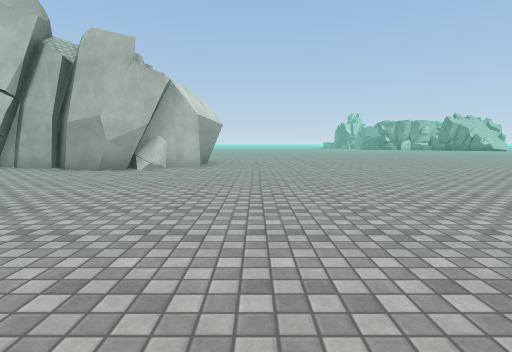
view 1 (above)

24 first-person views from a walk through a 3-D level made in the Unity game engine. The camera is 1.2 m above the floor, tilts 6° down and sees 80° across. The floor is counted in squares, 2 m on a side. Each view is taken from the middle of a square. On the plan, view 1 faces up. The plan holds only what a view shows up to about 9 squares ahead; the rest is blank. The place goes on beyond the plan. Some animated figures are not drawn. Surface patterns are stand-ins for the level's own textures.

view 2
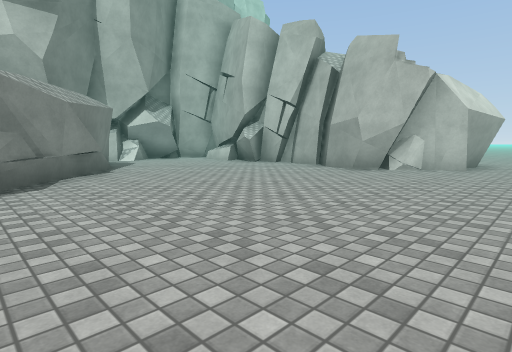

view 3
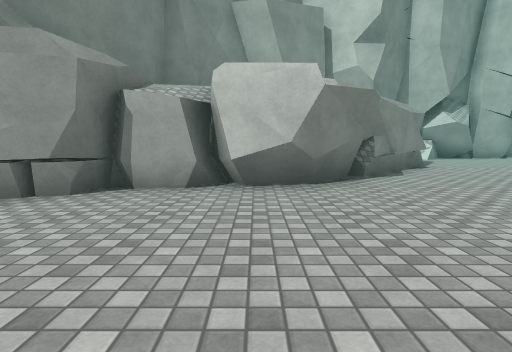

view 4
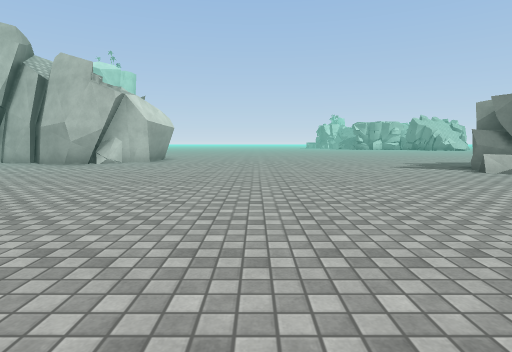

view 5
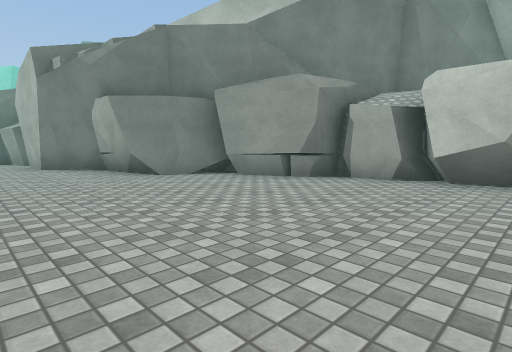

view 6
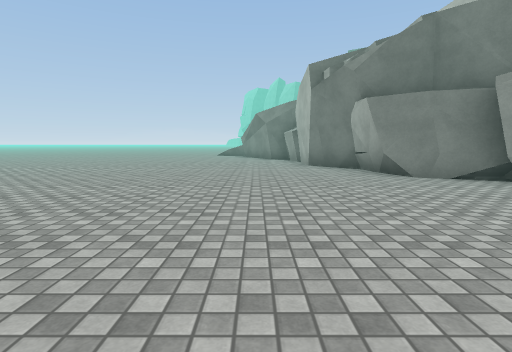

view 7
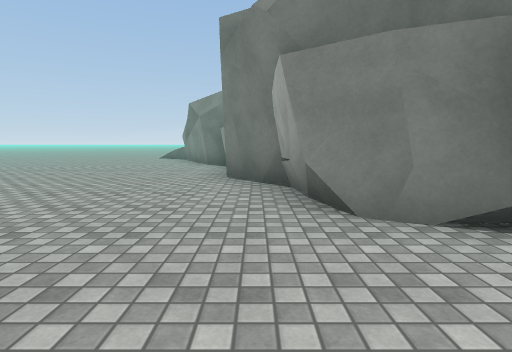

view 8
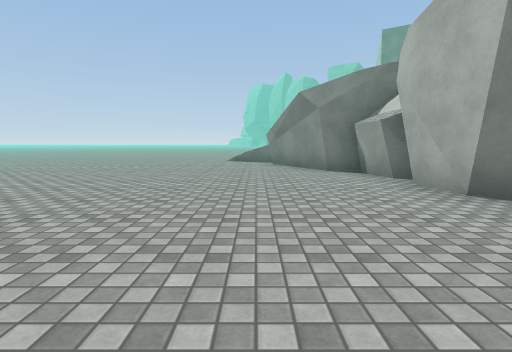

view 9
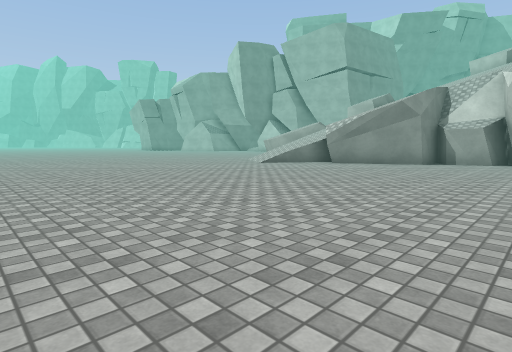

view 10
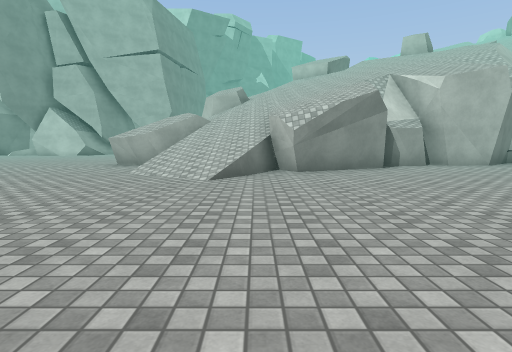

view 11
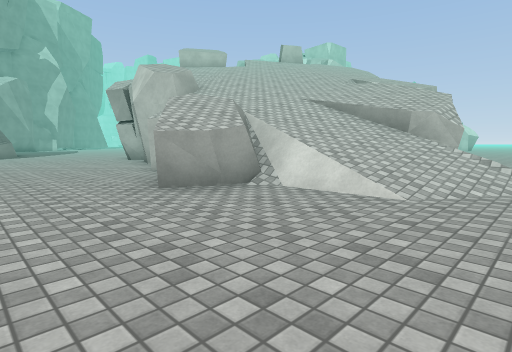

view 12
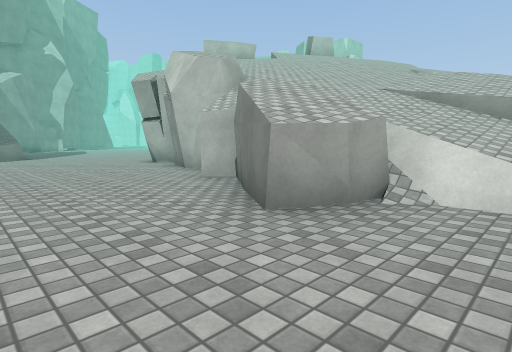

view 13
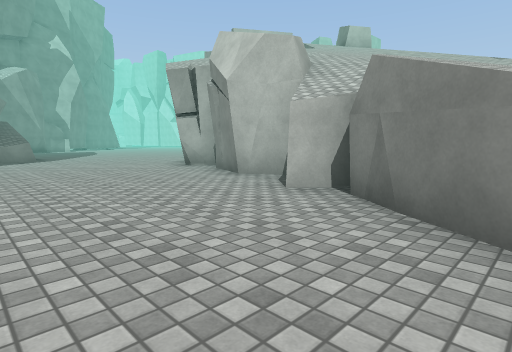

view 14
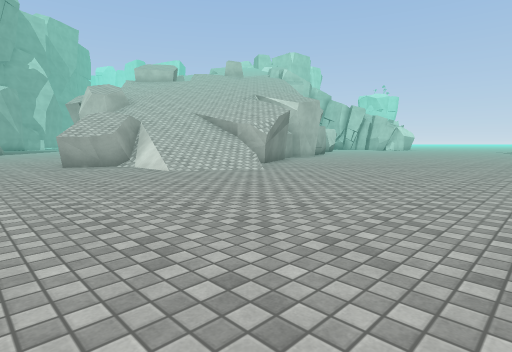

view 15
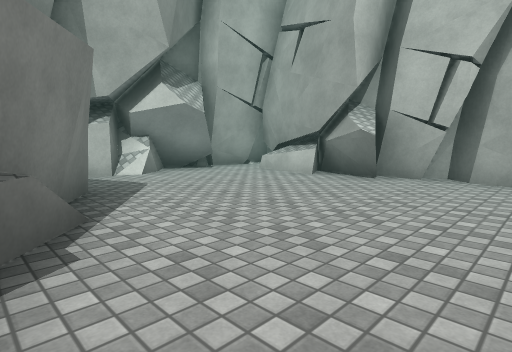

view 16
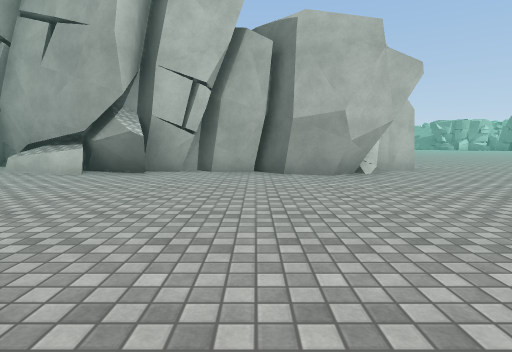

view 17
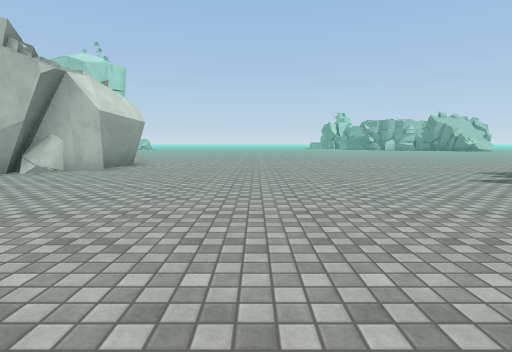

view 18
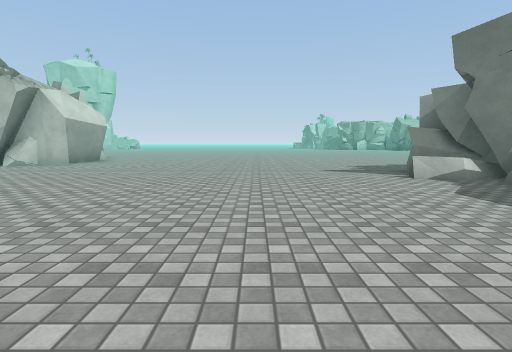

view 19
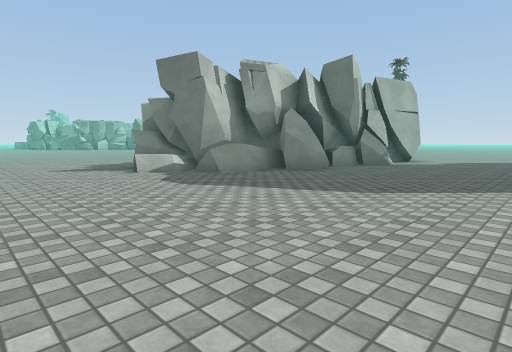

view 20
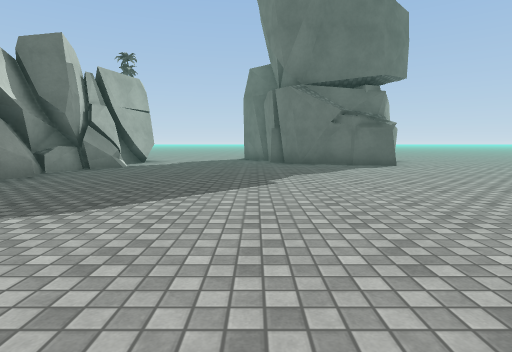

view 21
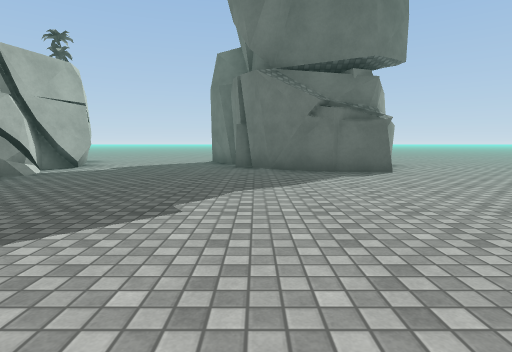

view 22
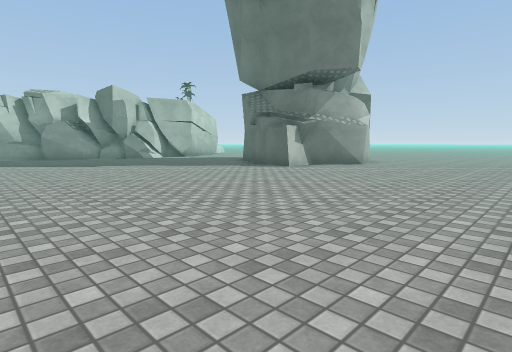

view 23
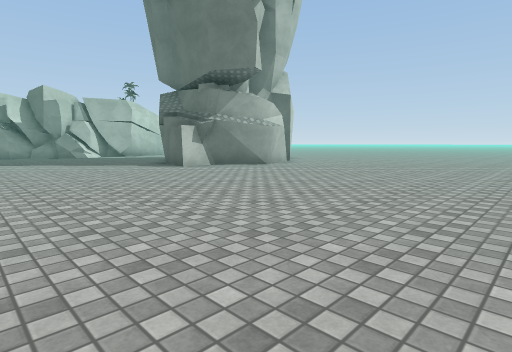

view 24
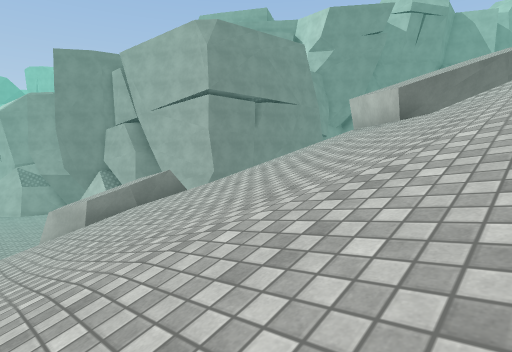

### Floor plan
Key: @ floor where view 1 was taken; # wall or solid block; x gap in a wall; . floor; / step, stairs or slope; = window, fence, low wall or low ledge; ^ raised ledge; v drop or lower ground; O other object.
Columns run from 12 left of view 1 to 15 right of it. Each row starts with its distance up from view 1.
 10           #...........
  9 ###       #...........
  8 #.#########..........
  7 #...##..##...........
  6 ##.................#x
  5 ##.................#v
  4  #..................xv =
  3   .#................#^##=
  2    ###..................##=O
  1      ##.....................
  0       ##....@...............
 -1     v  ##...................
 -2     vv  ##..................
 -3     vvv ##.................#
 -4      vvv #................##
 -5        vv##...............#
 -6         v #...............##
 -7           ##................
 -8           ///...............
 -9            /#...............
-10      ////// /...............
-11      ////////...............
-12    #^////// ##..............
-13   ##////////=#/............
-14   #////////////.........
-15      //////////.........
-16       /////////=.......
-17     //==#////////......
-18     ./.#####v=//.......
-19    ........#=/.........
-20   ..........#/.........
-21 ^......................
-22        ...............

Where each view was taken, in squares from view 1:
view 1: 0 up, 0 right, facing up
view 2: 0 up, 0 right, facing up-left
view 3: 2 down, 1 right, facing left
view 4: 2 down, 2 right, facing up
view 5: 1 down, 2 right, facing down-left
view 6: 1 down, 2 right, facing down
view 7: 4 down, 0 right, facing down
view 8: 6 down, 3 right, facing down
view 9: 10 down, 11 right, facing down-left
view 10: 16 down, 9 right, facing left
view 11: 22 down, 4 right, facing up-left
view 12: 22 down, 2 right, facing up-left
view 13: 22 down, 0 right, facing up-left
view 14: 22 down, 9 right, facing up-left
view 15: 2 up, 5 left, facing up-left
view 16: 1 up, 5 left, facing up
view 17: 1 up, 2 right, facing up
view 18: 1 down, 4 right, facing up
view 19: 2 down, 4 right, facing up-right
view 20: 2 down, 5 right, facing right
view 21: 3 down, 7 right, facing right
view 22: 11 down, 7 right, facing up-right
view 23: 13 down, 9 right, facing up-right
view 24: 10 down, 2 left, facing down-left
